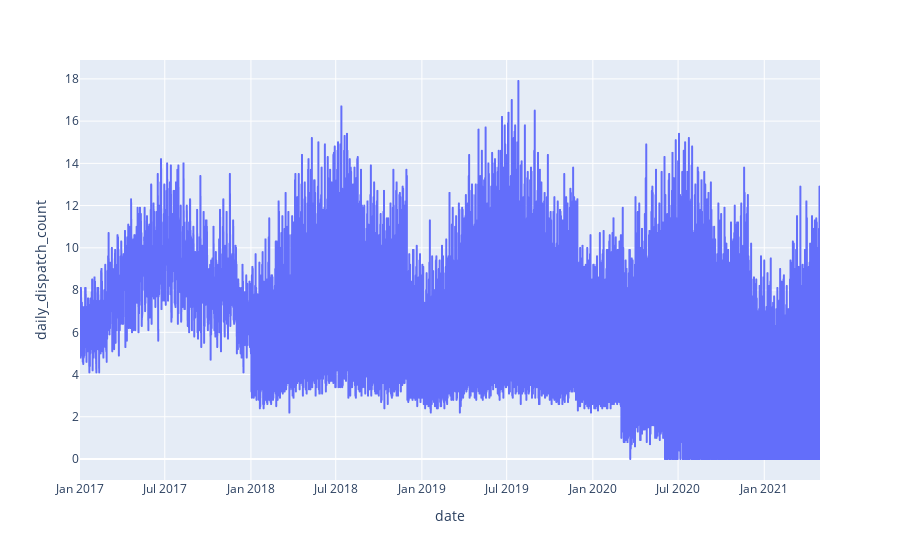

The code cell stored with this chart in its notebook:
### Code cell
px.line(data_frame= train, y = 'daily_dispatch_count', x = 'date')

### Figure 1 — Plotly figure (JSON) as saved in the notebook; plotly's stock layout.template omitted (floating-point values rounded to 4 significant figures; data arrays with more than 128 entries replaced by an {"elided": "..."} marker saying what was removed)
{"data": [{"hovertemplate": "date=%{x}<br>daily_dispatch_count=%{y}<extra></extra>", "legendgroup": "", "line": {"color": "#636efa", "dash": "solid"}, "marker": {"symbol": "circle"}, "mode": "lines", "name": "", "showlegend": false, "type": "scattergl", "x": {"elided": "16644 str values"}, "xaxis": "x", "y": {"elided": "16644 float values"}, "yaxis": "y"}], "layout": {"legend": {"tracegroupgap": 0}, "margin": {"t": 60}, "xaxis": {"anchor": "y", "domain": [0, 1], "title": {"text": "date"}}, "yaxis": {"anchor": "x", "domain": [0, 1], "title": {"text": "daily_dispatch_count"}}}}
